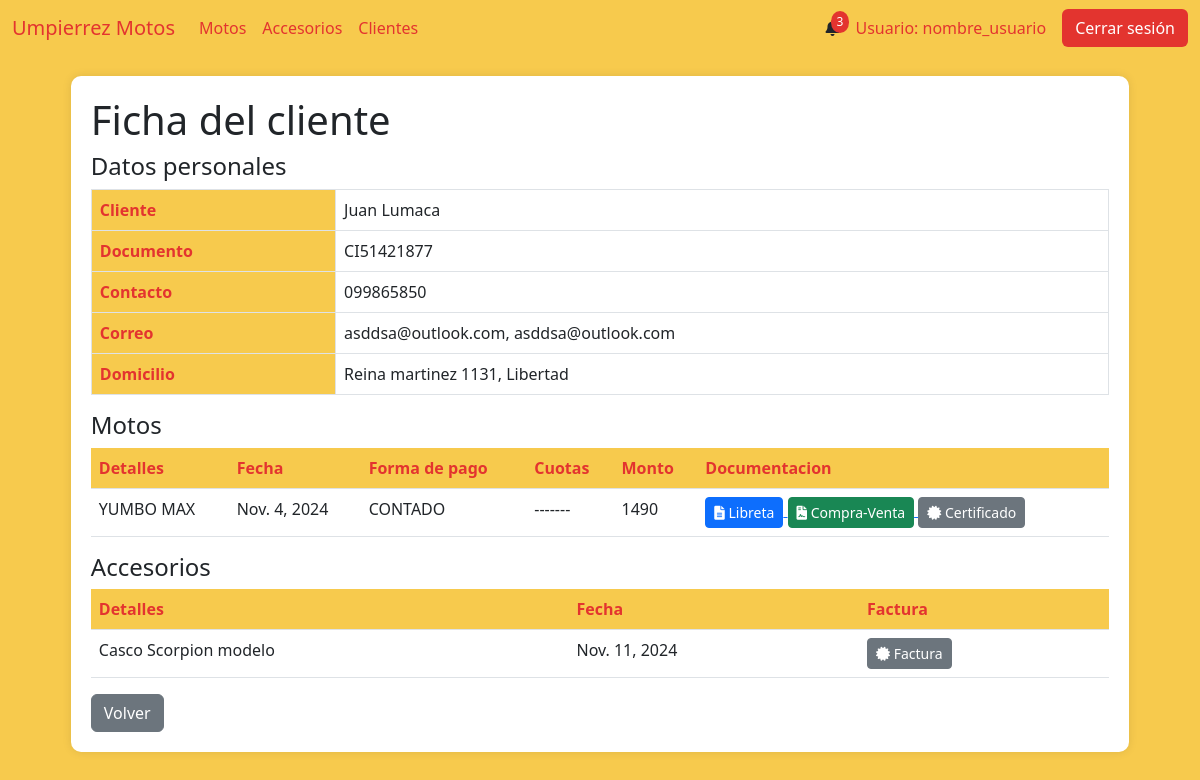
The app's page /cliente_ficha/9 with its own data.
### AppUM/models.py (models this page shows)
class Cliente(models.Model):
    documento = models.CharField(max_length=20, unique=True)
    nombre = models.CharField(max_length=20)
    apellido  = models.CharField(max_length=20)
    fecha_nacimiento = models.DateField()
    ciudad = models.CharField(max_length=40)
    calle = models.CharField(max_length=40)
    numero = models.IntegerField()
    num_apartamento = models.IntegerField()

class ClienteTelefono(models.Model):
    cliente = models.ForeignKey(Cliente, related_name='cliente_telefono', on_delete=models.CASCADE, null=True)
    telefono = models.CharField(max_length=10,unique=True)
    principal = models.BooleanField(default=True)

class ClienteCorreo(models.Model):
    cliente = models.ForeignKey(Cliente, related_name='cliente_correo', on_delete=models.CASCADE, null=True)
    correo = models.CharField(max_length=100, unique=True)
    principal = models.BooleanField(default=True)

class ComprasVentas(models.Model):
    moto = models.ForeignKey(Moto, related_name='moto_cliente', on_delete=models.CASCADE)
    cliente = models.ForeignKey(Cliente, related_name='cliente_moto', on_delete=models.CASCADE)
    fecha_compra = models.DateField()
    padron = models.IntegerField(unique=True)
    fotocopia_libreta = models.ImageField(null=True, blank=True, upload_to="documentacion/libretas/")
    compra_venta = models.FileField(null=True, blank=True, upload_to="documentacion/compra_venta/")
    certificado_venta = models.FileField(null=True, blank=True, upload_to="documentacion/certificado_venta/")
    tipo = models.CharField(max_length=20)
    cantidad_cuotas = models.IntegerField()
    cuotas_pagas = models.IntegerField()
    valor_cuota = models.IntegerField()
    class Meta:
        pass

class ClienteAccesorio(models.Model):
    accesorio = models.ForeignKey(Accesorio, related_name='accesorio_cliente', on_delete=models.CASCADE)
    cliente = models.ForeignKey(Cliente, related_name='cliente_cliente', on_delete=models.CASCADE)
    fecha_compra = models.DateField()
    factura = models.IntegerField(null=True)
    factura_rut = models.IntegerField(null=True)
    factura_documento = models.FileField(null=True, blank=True, upload_to="documentacion/facturas_accesorios/")

### AppUM/views.py (the view)
# urls.py: path('cliente_ficha/<int:id_cliente>', views.ficha_cliente,name="ClienteFicha"),
def ficha_cliente(req,id_cliente):
    cliente = Cliente.objects.get(id=id_cliente)
    tel1 = ClienteTelefono.objects.filter(principal=1,cliente_id=cliente.id).first()
    tel_1 = tel1.telefono
    tel2 = ClienteTelefono.objects.filter(principal=0,cliente_id=cliente.id).first()
    correo1 = ClienteCorreo.objects.filter(principal=1,cliente_id=cliente.id).first()
    correo2 = ClienteCorreo.objects.filter(principal=0,cliente_id=cliente.id).first()
    if tel2:
        tel_2 = tel2.telefono
    else:
        tel_2 = None
    if correo1:
        c_1 = correo1.correo
    else:
        c_1 = None
    if correo2:
        c_2 = correo1.correo
    else:
        c_2 = None
    resultados_motos = (
        ComprasVentas.objects
        .filter(cliente__id=id_cliente, tipo='V')
        .select_related('moto', 'cliente')
        .values(
            'id',
            'moto__marca',
            'moto__modelo',
            'fecha_compra',
            'cantidad_cuotas',
            'cuotas_pagas',
            'moto__precio',
            'fotocopia_libreta',
            'compra_venta',
            'certificado_venta',
            'valor_cuota'
        )
    )
    res_documentacion = []
    for resultado in resultados_motos:
            cv = ComprasVentas.objects.get(id=resultado['id'])
            res_documentacion.append({
            'moto': resultado,
            'libreta': cv.fotocopia_libreta.url if cv.fotocopia_libreta else None,
            'compra_venta': cv.compra_venta.url if cv.compra_venta else None,
            'certificado_venta': cv.certificado_venta.url if cv.certificado_venta else None,
        })
    paginator = Paginator(res_documentacion, 5)  # 5 clientes por página
    page_number = req.GET.get('page')  # Obtiene el número de página desde la URL
    page_obj = paginator.get_page(page_number)
    resultados_accesorios = (
        ClienteAccesorio.objects
        .filter(cliente__id=id_cliente)
        .select_related('accesorio', 'cliente')
        .values(
            'id',
            'accesorio__tipo',
            'accesorio__marca',
            'accesorio__modelo',
            'fecha_compra',
            'factura_documento'
        )
    )
    res_facturas = []
    for resultado_accesorio in resultados_accesorios:
            ca = ClienteAccesorio.objects.get(id=resultado_accesorio['id'])
            res_facturas.append({
            'accesorio': resultado_accesorio,
            'factura_documento': ca.factura_documento.url if ca.factura_documento else None
        })
    paginator_accesorio = Paginator(res_facturas, 5)  # 5 clientes por página
    page_number_accesorio = req.GET.get('page')  # Obtiene el número de página desde la URL
    page_obj_accesorio = paginator_accesorio.get_page(page_number_accesorio)
    return render(req,"perfil_administrativo/cliente/detalles_cliente.html",{"cliente":cliente,
                                                                             "tel1":tel_1,
                                                                             "tel2":tel_2,
                                                                             "correo1":c_1,
                                                                             "correo2":c_2,
                                                                             "page_obj":page_obj,
                                                                             "page_obj_accesorio":page_obj_accesorio
                                                                             })

### AppUM/templates/perfil_administrativo/cliente/detalles_cliente.html (shortened to what this page needs)
{% extends "perfil_administrativo/padre_perfil_administrativo.html" %}
{% load static %}
{% block contenidoQueCambia %}
<div class="table-container" id="clienteDetails">
    <h1>Ficha del cliente</h1>
    <h4>Datos personales</h4>
    <table class="table table-bordered">
        <tbody>
            <tr>
                <th scope="row">Cliente</th>
                <td>{{ cliente.nombre }} {{ cliente.apellido }}</td>
            </tr>
            <tr>
                <th scope="row">Documento</th>
                <td>{{ cliente.documento }}</td>
            </tr>
            <tr>
                <th scope="row">Contacto</th>
                <td>{{ tel1 }}{% if tel2 %}, {{ tel2 }}{% endif %}</td>
            </tr>
            <tr>
                <th scope="row">Correo</th>
                <td>{{ correo1 }}{% if correo2 %}, {{ correo2 }}{% endif %}</td>
            </tr>
            <tr>
                <th scope="row">Domicilio</th>
                <td>{{ cliente.calle }} {{ cliente.numero }}{% if cliente.num_apartamento != 0 %} Apto {{ cliente.num_apartamento }}, {% else %}, {% endif %} {{ cliente.ciudad }} </td>
            </tr>
        </tbody>
    </table>
    <h4>Motos</h4>
    <table class="table">
        <thead>
            <tr>
                <th scope="row">Detalles</th>
                <th scope="row">Fecha</th>
                <th scope="row">Forma de pago</th>
                <th scope="row">Cuotas</th>
                <th scope="row">Monto</th>
                <th scope="row">Documentacion</th>
            </tr>
        </thead>
        <tbody>
            {% if page_obj %}
                {% for item in page_obj %}
                    <tr>
                        <td>{{ item.moto.moto__marca }} {{ item.moto.moto__modelo }}</td>
                        <td>{{ item.moto.fecha_compra }}</td>
                        <td>{% if item.moto.cantidad_cuotas == 1 %} CONTADO {% else %} {{ item.moto.cantidad_cuotas }} CUOTAS {% endif %}</td>
                        <td>{% if item.moto.cantidad_cuotas == 1 %} -------  {% else %} {{ item.moto.cuotas_pagas }} DE {{ item.moto.cantidad_cuotas }} {% endif %}</td>
                        <td>{{ item.moto.valor_cuota }}</td>
                        <td>
                            {% if item.libreta or item.compra_venta or item.certificado_venta %}
                                {% if item.libreta %}
                                    <a href="{{ item.libreta }}" target="_blank">
                                        <button class="btn btn-sm btn-primary" title="Ver Fotocopia de Libreta">
                                            <i class="fas fa-file-alt"></i> Libreta
                                        </button>
                                    </a>
                                {% endif %}
                                {% if item.compra_venta %}
                                    <a href="{{ item.compra_venta }}" target="_blank">
                                        <button class="btn btn-sm btn-success" title="Ver Documento de Compra-Venta">
                                            <i class="fas fa-file-contract"></i> Compra-Venta
                                        </button>
                                    </a>
                                {% endif %}
                                {% if item.certificado_venta %}
                                    <a href="{{ item.certificado_venta }}" target="_blank">
                                        <button class="btn btn-sm btn-secondary" title="Ver Certificado de Venta">
                                            <i class="fas fa-certificate"></i> Certificado
                                        </button>
                                    </a>
                                {% endif %}
                            {% else %}
                                <p>SIN DOCUMENTACION</p>
                            {% endif %}
                        </td>
                    </tr>
                {% endfor %}
            {% else %}
                <tr>
                    <td colspan="9" class="text-center text-muted">
                        No hay registros de compras de motos.
                    </td>
                </tr>
            {% endif %}
        </tbody>
    </table>
    <h4>Accesorios</h4>
    <table class="table">
        <thead>
            <tr>
                <th scope="row">Detalles</th>
                <th scope="row">Fecha</th>
                <th scope="row">Factura</th>
            </tr>
        </thead>
        <tbody>
            {% if page_obj_accesorio %}
                {% for item in page_obj_accesorio %}
                <tr>
                    <td>{{ item.accesorio.accesorio__tipo }} {{ item.accesorio.accesorio__marca }} {{ item.accesorio.accesorio__modelo }}</td>
                    <td>{{ item.accesorio.fecha_compra }}</td>
                    <td>
                        {% if item.factura_documento %}
                        <a href="{{ item.factura_documento }}" target="_blank">
                            <button class="btn btn-sm btn-secondary" title="Ver Factura">
                                <i class="fas fa-certificate"></i> Factura
                            </button>
                        </a>
                        {% else %}
                        <p>SIN DOCUMENTACION</p>
                        {% endif %}
                    </td>
                </tr>
                {% endfor %}
            {% else %}
                <tr>
                    <td colspan="9" class="text-center text-muted">
                        No hay registros de compras de accesorios.
                    </td>
                </tr>
            {% endif %}
        </tbody>
    </table>
    <a href="{% url 'Clientes' %}" class="btn btn-secondary">Volver</a>
</div>
{% endblock %}

### AppUM/static/css/styles.css (style rules this page uses)
body { background-color: #f7ca4d; }
.table-container { background-color: #fff; border-radius: 10px; padding: 20px; box-shadow: 0px 0px 10px rgba(0, 0, 0, 0.1); margin: 20px auto; max-width: 90%; }
.table th { background-color: #f7ca4d; color: #e3342f; }

### records on screen
Cliente: nombre "Juan", apellido "Lumaca", documento "CI51421877", calle "Reina martinez", numero "1131", ciudad "Libertad"
ClienteTelefono: telefono "099865850"
ClienteCorreo: correo "asddsa@outlook.com"
ComprasVentas: moto.moto__marca "YUMBO", moto.moto__modelo "MAX", moto.fecha_compra "Nov. 4, 2024", moto.valor_cuota "1490"
ClienteAccesorio: accesorio.accesorio__tipo "Casco", accesorio.accesorio__marca "Scorpion", accesorio.accesorio__modelo "modelo", accesorio.fecha_compra "Nov. 11, 2024"
